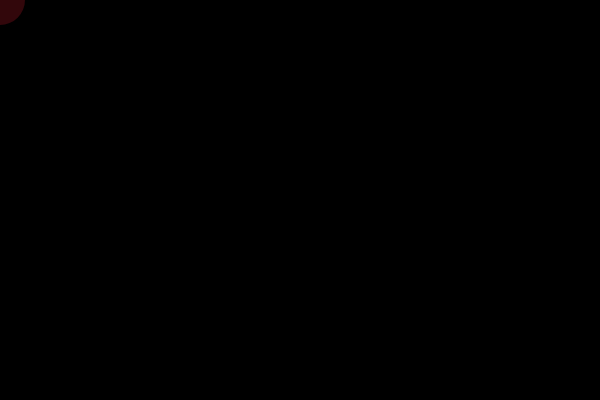
Frame 1 (no input)
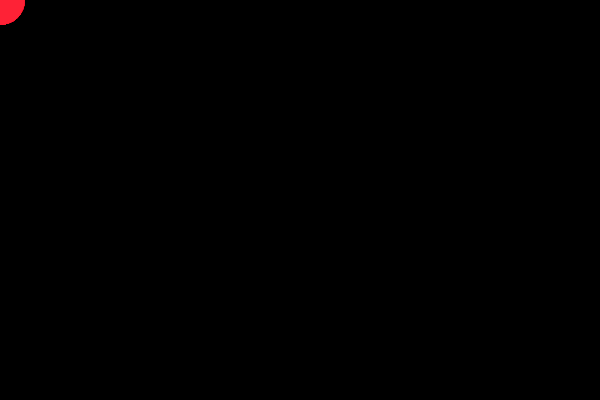
Frame 60 (no input)
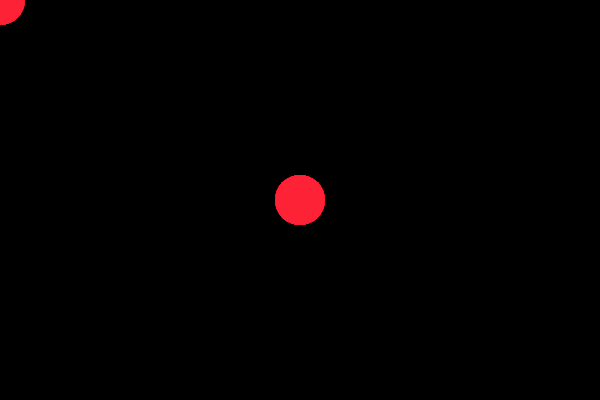
Frame 120 (the mouse pressed at the canvas centre since frame 60)

The p5.js sketch that drew these frames (run headless with seeded random() and noise() and a simulated clock; from frame 60 on, the mouse is pressed at the canvas centre):

// p5.js sketch
// ── sketch.js
var d = 50;

function setup() {
  createCanvas(600, 400);
  background (0);
  noStroke();
  
  mouseX = -d;
  mouseY = -d;
}

function draw() {
  fill (350, 40, 60, 50); // color, transparency
  ellipse (mouseX, mouseY, 50, 50)
}
